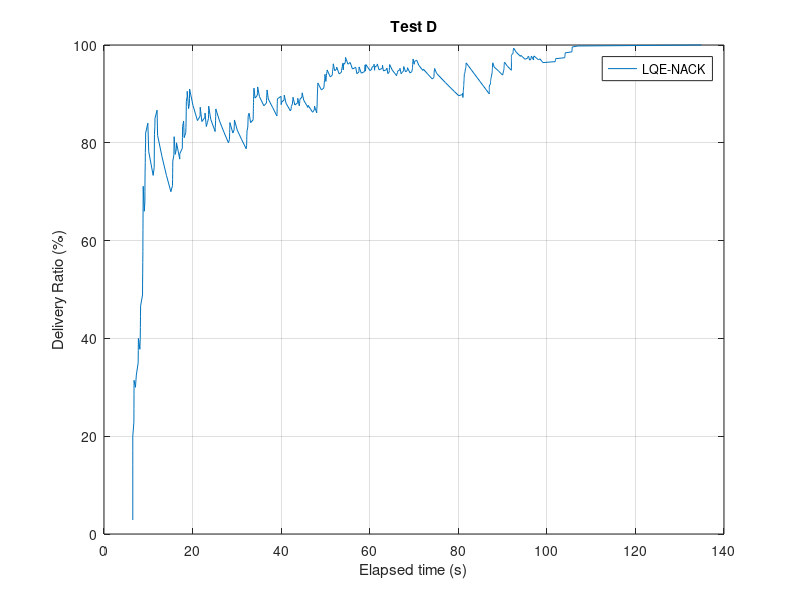
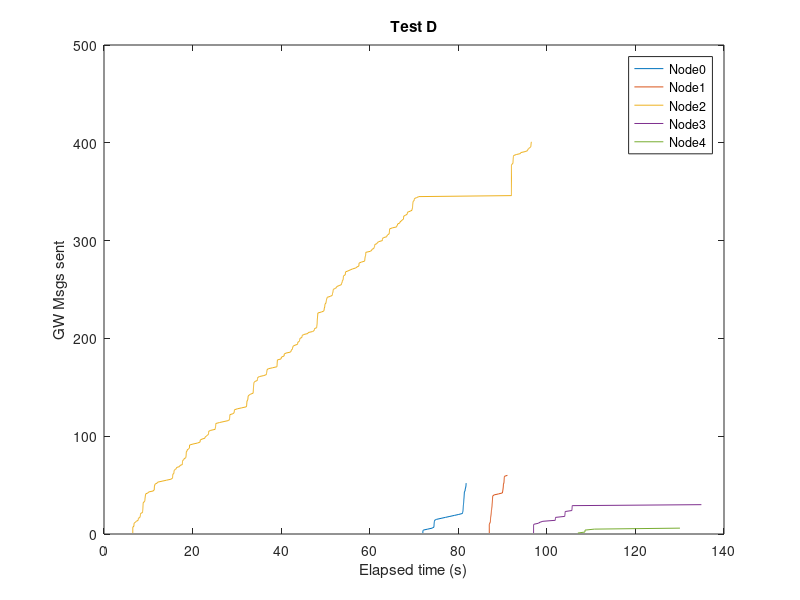
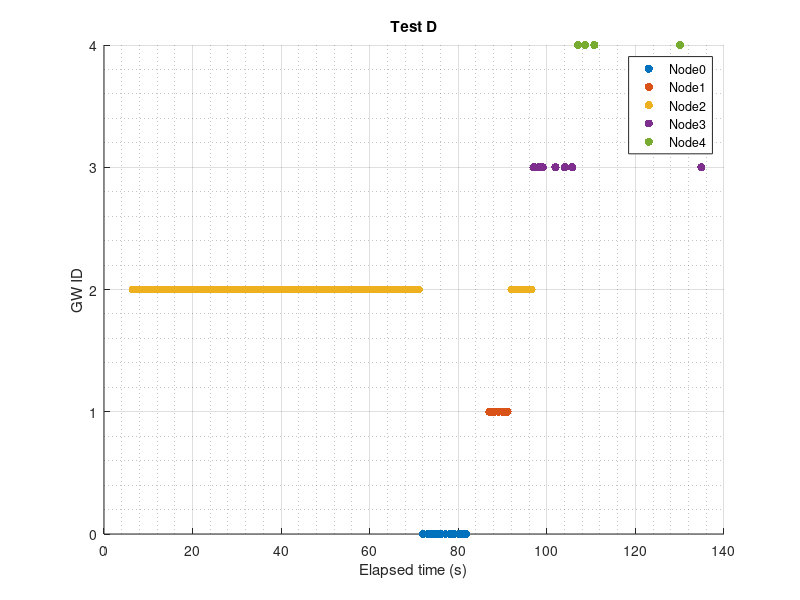

MATLAB code for these plots, in order:
%% Calculate Redudant Overhead 
close all; clear;clc; 
Nnodes=5;   %N� nodes generating msgs every second
maxT_sen=100;    %Time when nodes stop generating msgs+1


%% 

% Node[0]
%n0_sentNACK=textread('GwTimeRec.txt','%s');
name_rec=textread('ReachedGwName.txt','%s');
%
time_recC = fopen('GwTimeRec.txt','r');    %Name of the file with the receveid times
formatSpec = '%f';
time_rec = fscanf(time_recC,formatSpec);
fclose(time_recC);
%
%
i=1;
j=1;
countNACK=0;
gg=0;
while i<length(name_rec)
    j=i;
    while j<length(name_rec)
        if (strcmp(name_rec(i),name_rec(j)) && i~=j && ~strcmp(name_rec(i),{''}))
            %name_rec(i);          
            countNACK=countNACK+1;
            %name_rec(j)={''};
            %display('if');
            
            time_rec(j)=[];
            name_rec(j)=[];
        %end 
        else
            j=j+1;
        end
        %display('while2');
    end
    i=i+1;
    %display('while1');
end
display('ok');
%
count=1:1:length(time_rec);
i=1;
j=1;
while i<length(time_rec)+1
    j=fix(time_rec(i))+1;
    if fix(time_rec(i))>=maxT_sen
        j=maxT_sen;
    end
    drGW(i)=count(i)/(Nnodes*j)*100;
    i=i+1;
end
display('End calc DR')
plot(time_rec,drGW)
xlabel('Elapsed time (s)');
ylabel('Delivery Ratio (%)');
title('Test D');
legend('LQE-NACK');
grid on;
%
hold off;
savefig('plotC_DR_GW')
display('Success:');
drGW(length(drGW))
display('Data Overhead:');
countNACK

%% 
%Verificar nº de gws
% % %
% Node[0]
%n0_sentNACK=textread('GwTimeRec.txt','%s');
name_recs=textread('ReachedGwSpcs.txt','%s');
%
name_recss=name_recs;
name_recsDoub=str2double(name_recs);
%
i=1;
j=1;
countREP=0;
gg=0;
%gw=1:1:Nnodes;
while i<length(name_recs)
    j=i;
    while j<length(name_recs)
        if (strcmp(name_recs(i),name_recs(j)) && i~=j && ~strcmp(name_recs(i),{''}))
            %name_rec(i);          
            countREP=countREP+1;    %counts how many times theres a repetition
            name_recs(j);
            %i
            %gw(name_recsDoub(i)+1)=gw(name_recsDoub(i)+1)+1
            name_recs(j)=[];
            name_recsDoub(j)=[];
           % gw(name_recs(i))=gw(name_recs(i))+1
        %end       
        else
            j=j+1;
        %display('while2');
        end
    end
    i=i+1;
    %display('while1');
end
display('Number of gws:');
length(name_recs)-1

%% Plot gw sending over time
figure
% %0
gw_rec0=textread('GwTimeRec00.txt','%s');
gw_re0=str2double(gw_rec0);
countgw_re0=1:1:length(gw_rec0);
plot(gw_re0, countgw_re0);
hold on;
%1
gw_rec1=textread('GwTimeRec01.txt','%s');
gw_re1=str2double(gw_rec1);
countgw_re1=1:1:length(gw_rec1);
plot(gw_re1, countgw_re1);
hold on;
% 2
gw_rec2=textread('GwTimeRec02.txt','%s');
gw_re2=str2double(gw_rec2);
countgw_re2=1:1:length(gw_rec2);
plot(gw_re2, countgw_re2);
hold on;
%3
gw_rec3=textread('GwTimeRec03.txt','%s');
gw_re3=str2double(gw_rec3);
countgw_re3=1:1:length(gw_rec3);
plot(gw_re3, countgw_re3);
hold on;
%4
gw_rec4=textread('GwTimeRec04.txt','%s');
gw_re4=str2double(gw_rec4);
countgw_re4=1:1:length(gw_rec4);
plot(gw_re4, countgw_re4);
hold on;
%5
% gw_rec5=textread('GwTimeRec05.txt','%s');
% gw_re5=str2double(gw_rec5);
% countgw_re5=1:1:length(gw_rec5);
% plot(gw_re5, countgw_re5);
% hold on;
%6
% gw_rec6=textread('GwTimeRec06.txt','%s');
% gw_re6=str2double(gw_rec6);
% countgw_re6=1:1:length(gw_rec6);
% plot(gw_re6, countgw_re6);
% hold on;
% %7
% gw_rec7=textread('GwTimeRec07.txt','%s');
% gw_re7=str2double(gw_rec7);
% countgw_re7=1:1:length(gw_rec7);
% plot(gw_re7, countgw_re7);
% hold on;
% %8
% gw_rec8=textread('GwTimeRec08.txt','%s');
% gw_re8=str2double(gw_rec8);
% countgw_re8=1:1:length(gw_rec8);
% plot(gw_re8, countgw_re8);
% hold on;
% % %9
% gw_rec9=textread('GwTimeRec09.txt','%s');
% gw_re9=str2double(gw_rec9);
% countgw_re9=1:1:length(gw_rec9);
% plot(gw_re9, countgw_re9,'Linewidth',2);
% hold on;
% %10
% gw_rec10=textread('GwTimeRec10.txt','%s');
% gw_re10=str2double(gw_rec10);
% countgw_re10=1:1:length(gw_rec10);
% plot(gw_re10, countgw_re10,'Linewidth',2);
% hold on;
%end
xlabel('Elapsed time (s)');
ylabel('GW Msgs sent');
title('Test D');
% legend('Node0','Node2');
legend('Node0','Node1','Node2','Node3', 'Node4');
savefig('GwsNo')
%%
figure
%0
gw_rec0=textread('GwTimeRec00.txt','%s');
gw_re0=str2double(gw_rec0);
countgw_re0=zeros(length(gw_rec0),1);
scatter(gw_re0, countgw_re0, 'filled');
hold on;
%1
gw_rec1=textread('GwTimeRec01.txt','%s');
gw_re1=str2double(gw_rec1);
countgw_re1=1+zeros(length(gw_rec1),1);
scatter(gw_re1, countgw_re1, 'filled');
hold on;
%2
gw_rec2=textread('GwTimeRec02.txt','%s');
gw_re2=str2double(gw_rec2);
countgw_re2=2+zeros(length(gw_rec2),1);
scatter(gw_re2, countgw_re2, 'filled');
hold on;
%3
gw_rec3=textread('GwTimeRec03.txt','%s');
gw_re3=str2double(gw_rec3);
countgw_re3=3+zeros(length(gw_rec3),1);
scatter(gw_re3, countgw_re3, 'filled');
hold on;
%4
gw_rec4=textread('GwTimeRec04.txt','%s');
gw_re4=str2double(gw_rec4);
countgw_re4=4+zeros(length(gw_rec4),1);
scatter(gw_re4, countgw_re4, 'filled');
hold on;

xlabel('Elapsed time (s)');
ylabel('GW ID');
title('Test D');
% legend('Node0','Node2');
legend('Node0','Node1','Node2','Node3', 'Node4');
grid on
grid minor
savefig('GesTemp')

%
axis([0 110 -1 5])
set(gca,'ytick',[0 1 2 3 4])

%%
%sum of hops
gw_hop=textread('GwMsgHops.txt','%s');
gw_hops=str2double(gw_hop);

h=1;
sum=0;
while h<length(gw_hops)+1
    sum=sum+gw_hops(h);
    h=h+1;
end
display('Total hops:');
sum